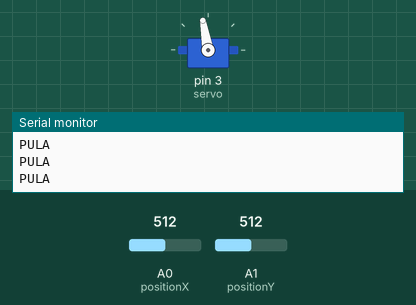
Bench run of a sketch on a simulated Arduino Uno, built with avr-gcc and run on an emulated ATmega328P. Parts: servo, the last lines printed to the serial monitor. Inputs (shaded band) come from the test bench; at power-on: A1 (positionY) = 512, A0 (positionX) = 512.

Above: at 1.2 s.
1.3 s: A1 (positionY) set to 499
At 2.0 s:
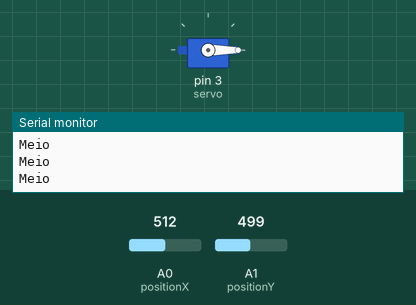
2.9 s: A1 (positionY) set to 511
At 3.3 s:
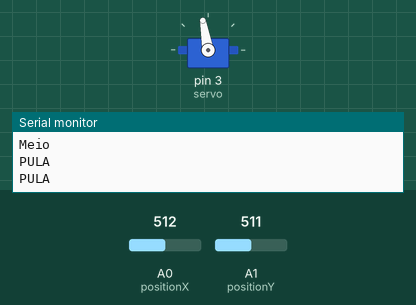
4.5 s: A1 (positionY) set to 490
At 5.9 s:
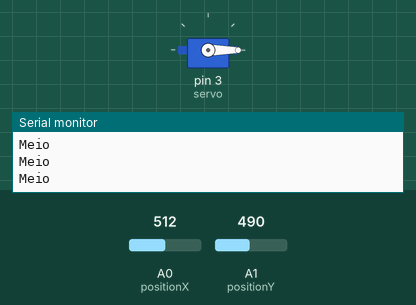
Timing chart, 0 to 7.5 s (numbered marks = the images above; inputs shaded):
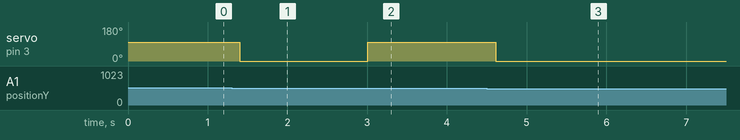

The sketch:

jogoTRex.ino
```cpp
#include <Servo.h>

Servo servo;
int servoAngles[] = {0, 100};

#define positionX A0
#define positionY A1
int xAxis;
int yAxis;

void setup() {
  servo.attach(3);
  Serial.begin(9600);
}

void serial(String text)
{
  Serial.println(text);
}

void checkServo(int value)
{
  servo.write(value);
}

void tRex()
{
   xAxis = analogRead(positionX);
   yAxis = analogRead(positionY);

   if(xAxis >= 500 && xAxis <=535 && yAxis >= 490 && yAxis <= 499 ) {
     checkServo(servoAngles[0]);
     serial("Meio");
   } else if(xAxis >= 170 && xAxis <= 1023 && yAxis >= 490 && yAxis <= 730 ) {
       checkServo(servoAngles[1]);
       serial("PULA");
     }
   delay(200);
}

void loop()
{
  tRex();
}
```

Measured:
- the behaviour switches between 500 and 499 on A1 (positionY) (found by bisection; images 0 and 1)
- after the input at 1.3 s, servo on pin 3 (servo): 100° → 0° after 0.10 s
- after the input at 2.9 s, servo on pin 3 (servo): 0° → 100° after 0.11 s
- after the input at 4.5 s, servo on pin 3 (servo): 100° → 0° after 0.11 s
